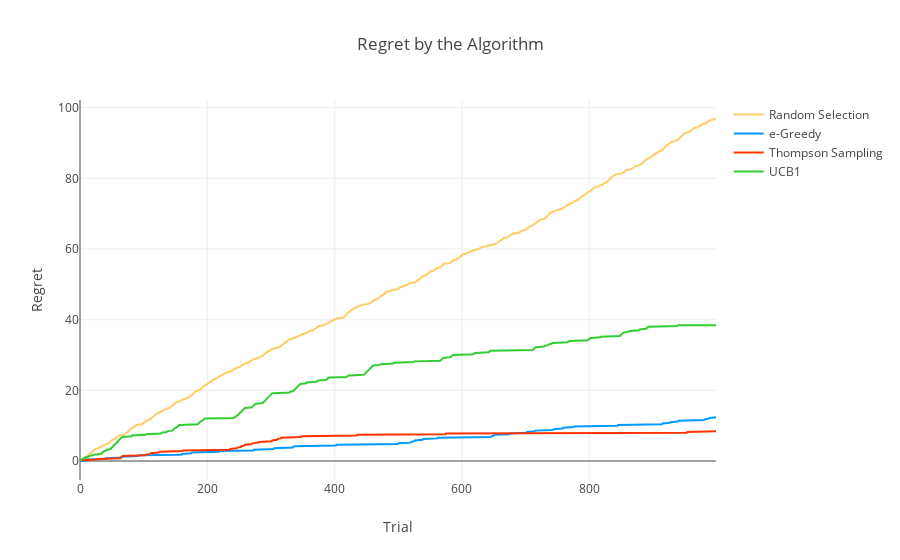

Write notebook code for a chart like this one.
### Code cell
data1 = go.Scatter(
    x=np.arange (0, n, 1),
    y=random_dict['regret_list'],
    name='Random Selection',
    marker=dict(color='#ffcc66')
)
data2 = go.Scatter(
    x=np.arange (0, n, 1),
    y=epsilon_dict['regret_list'],
    name='e-Greedy',
    marker=dict(color='#0099ff')
)
data3 = go.Scatter(
    x=np.arange (0, n, 1),
    y=thompson_dict['regret_list'],
    name='Thompson Sampling',
    marker=dict(color='#ff3300')
)
data4 = go.Scatter(
    x=np.arange (0, n, 1),
    y=ucb1_dict['regret_list'],
    name='UCB1',
    marker=dict(color='#33cc33')
)

layout = go.Layout(
    title='Regret by the Algorithm',
    xaxis={'title': 'Trial'},
    yaxis={'title': 'Regret'}
)

data = [data1, data2, data3, data4]
fig = go.Figure(data=data, layout=layout)
iplot(fig)

### Figure 1 — Plotly figure (JSON) as saved in the notebook; plotly's stock layout.template omitted (floating-point values rounded to 4 significant figures; data arrays with more than 128 entries replaced by an {"elided": "..."} marker saying what was removed)
{"data": [{"marker": {"color": "#ffcc66"}, "name": "Random Selection", "type": "scatter", "x": {"elided": "1000 int values"}, "y": {"elided": "1000 float values"}}, {"marker": {"color": "#0099ff"}, "name": "e-Greedy", "type": "scatter", "x": {"elided": "1000 int values"}, "y": {"elided": "1000 float values"}}, {"marker": {"color": "#ff3300"}, "name": "Thompson Sampling", "type": "scatter", "x": {"elided": "1000 int values"}, "y": {"elided": "1000 float values"}}, {"marker": {"color": "#33cc33"}, "name": "UCB1", "type": "scatter", "x": {"elided": "1000 int values"}, "y": {"elided": "1000 float values"}}], "layout": {"title": "Regret by the Algorithm", "xaxis": {"title": "Trial"}, "yaxis": {"title": "Regret"}}}
